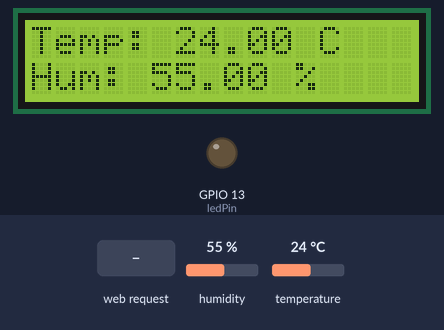
The sketch below on a simulated ESP32. On the bench: 16×2 character LCD, output pins drawn as LEDs (lit = HIGH). The inputs (shaded band) are chosen by the test bench; at power-on: temperature 24 °C, humidity 55 %. WiFi joins after 1.5 s; servers stay silent unless stated; what the sketch prints to the serial monitor is not drawn.

Above: at 2.7 s.
2.8 s: temperature set to 0 °C
At 4.9 s:
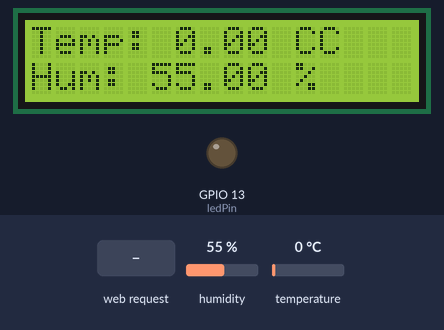
5.5 s: humidity set to 59 %
At 7.0 s:
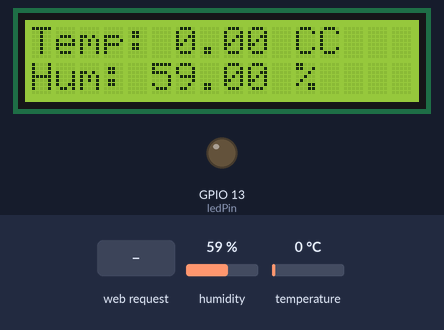
8.2 s: humidity set to 62 %
At 11.0 s:
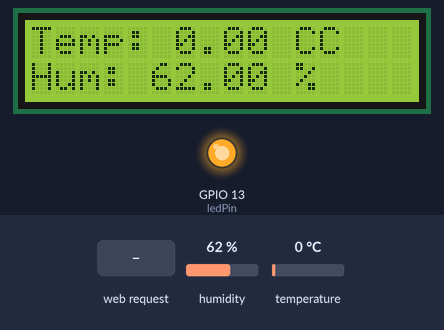
11.3 s: temperature set to 12 °C
At 13.1 s:
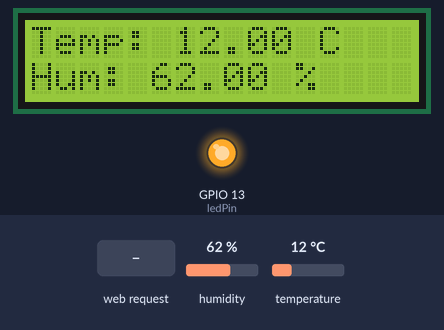
14.0 s: HTTP request GET /set?temp=120&hum=120 received
At 17.1 s:
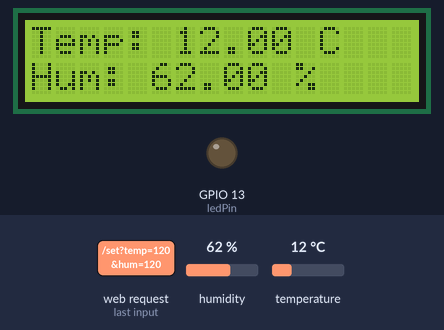
17.4 s: HTTP request GET /set?temp=1&hum=1 received
At 19.3 s:
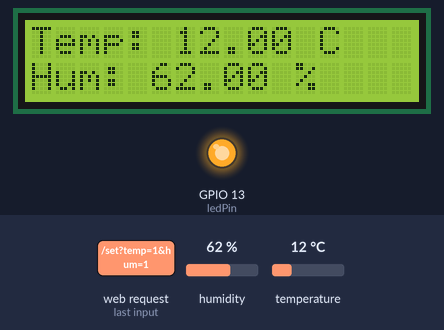
Timing chart, 0 to 20.8 s (numbered marks = the images above; inputs shaded):
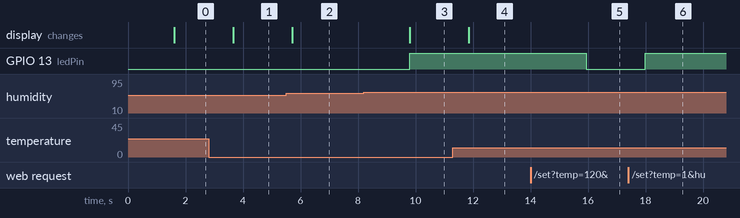

The sketch:

Smart_Home_Project.ino
```cpp
// For the WiFi connection
#include <WiFi.h>
// The webserver
#include <WebServer.h>
// Librarys for DHT11 sensor
#include <DHT.h>
#include <DHT_U.h>
#include <DHT118266.h>
#include <Adafruit_Sensor.h>
// LCD 1602 Display Module...
#include <LiquidCrystal_I2C32.h>
// ...including I2C
#include <Wire.h>

/* DHT sensor settings */
#define DHTPIN 23 // Pin
#define DHTTYPE DHT11 // Type
DHT dht(DHTPIN, DHTTYPE);

/* LCD settings*/
// Address 0x27 for a 16x2 LCD
#define LCD_ADDRESS 0x27  // I2C-Adresse für LCD (kann variieren)
#define LCD_COLUMNS 16
#define LCD_ROWS 2
LiquidCrystal_I2C32 lcd(LCD_ADDRESS, LCD_COLUMNS, LCD_ROWS);

// LED pin
const int ledPin = 13;

/* WiFi settings */
const char* ssid = "YourWiFiName"; // WiFi name
const char* password = "YourWiFiPassword"; //WiFi password

// Initialize the server
WebServer server(80); // Listening on standard port

// Threshold values for alarm
float tempThreshold = 25.0f;
float humThreshold = 60.0f;

void setup() {
  // Initialize I2C and set SDA and SCL pins
  Wire.begin(21, 22);

  // Starts the serial communication between the device and the computer
  // 115200 bits per second
  Serial.begin(115200);

  // Starts the DHT sensor
  dht.begin();

  // Connecting the ESP32 with the WiFi
  Serial.print("Connecting to ");
  Serial.println(ssid);
  WiFi.begin(ssid, password);

  // Signals the waiting process for the WiFi connection
  int attempts = 0;
  while (WiFi.status() != WL_CONNECTED && attempts < 20) {
    delay(500);
    Serial.print(".");
    ++attempts;
  }

  if (WiFi.status() == WL_CONNECTED) {
    Serial.println("");
    Serial.println("WiFi connected!");
    Serial.print("IP address: ");
    Serial.println(WiFi.localIP());
  } else {
    Serial.println("");
    Serial.println("WiFi connection failed.");
  }

  // Defies a route for the webs server. Entering the ip
  // of the ESP32 calls the function handleRoot
  server.on("/", handleRoot);
  server.on("/set", handleSet);
  // Starts the web server
  server.begin();
  Serial.println("Server is running.");

  // Initializing LCD
  lcd.begin(LCD_COLUMNS, LCD_ROWS);
  // Setting backlight
  lcd.backlight();

  // LED output
  pinMode(ledPin, OUTPUT);

}

void loop() {
  // Checking for new HTTP requests
  server.handleClient();

  // Updating LCD
  float temperature = dht.readTemperature();
  float humidity = dht.readHumidity();

  // Error handling
  // Fehlerbehandlung
  if (isnan(temperature) || isnan(humidity)) {
    Serial.println("Error reading DHT11 sensors!");
    return;
  }

  lcd.setCursor(0, 0);
  lcd.print("Temp: ");
  lcd.print(temperature);
  lcd.print(" C");

  lcd.setCursor(0, 1);
  lcd.print("Hum: ");
  lcd.print(humidity);
  lcd.print(" %");

  // LCD control based on threshold
  if (temperature > tempThreshold || humidity > humThreshold) {
    digitalWrite(ledPin, HIGH); // LED on
  } else {
    digitalWrite(ledPin, LOW);  // LED off
  }

  delay(2000);
}

// Web server
void handleRoot() {
  // Reading the temperature and humidity values
  float temperature = dht.readTemperature();
  float humidity = dht.readHumidity();

  // Creating an HTML page to display actual sensor values
  String html = "<html><head><title>Smart Home Control</title></head><body>";
  html += "<h1>Monitoring</h1>";
  html += "<p>Temperature: " + String(temperature) + " °C</p>";
  html += "<p>Humidity: " + String(humidity) + " %</p>";

 if (temperature > tempThreshold && humidity > humThreshold) {
    html += "<p style='color:red;'>Warning: Exceeded both threshold values!</p>";
} else {
    if (temperature > tempThreshold) {
        html += "<p style='color:red;'>Warning: Exceeded threshold for temperature!</p>";
    }
    if (humidity > humThreshold) {
        html += "<p style='color:red;'>Warning: Exceeded threshold for humidity!</p>";
    }
    if (temperature <= tempThreshold && humidity <= humThreshold) {
        html += "<p>Status: Normal</p>";
    }
}


  // Creates an HTML form where users can input new threshold values for temperature and humidity
  // The form sends a POST request to the /set URL when submitted, with the updated threshold values.
  html += "<form method='POST' action='set'>";
  html += "Threshold temperature: <input type='text' name='temp' value='" + String(tempThreshold) + "'><br>";
  html += "Threshold humidity: <input type='text' name='hum' value='" + String(humThreshold) + "'><br>";
  html += "<input type='submit' value='set'>";
  html += "</form>";

  html += "</body></html>";

  // Completes the HTML structure and sends it as a response with
  // a 200 status code (OK) and a response body which contains
  // HTML to the client requesting the page.
  server.send(200, "text/html", html);
}

// Changes the formula with regard to the new threshold values
void handleSet() {
  if(server.hasArg("temp") && server.hasArg("hum")) {
    // Both values (temp/hum) are called from the request
    // and saved.
    tempThreshold = server.arg("temp").toFloat();
    humThreshold = server.arg("hum").toFloat();
  }

  // Sends a HTTP header to the browser. After processing
  // the request the page is diverted to a new URL ("/").
  server.sendHeader("Location", "/");
  // HTTP request sends a status code which indicates a
  // diversion to another URL.
  server.send(303);
}
```

Measured:
- the behaviour switches between 60 and 61 % on humidity (found by bisection; images 2 and 3)
- after the input at 2.8 s, the display: changes after 0.86 s (image 1)
- after the input at 5.5 s, the display: changes after 0.21 s (image 2)
- after the input at 8.2 s, GPIO 13 (ledPin): LOW → HIGH after 1.6 s; the display: changes after 1.6 s (image 3)
- after the input at 11.3 s, the display: changes after 0.55 s (image 4)
- after the input at 14.0 s, GPIO 13 (ledPin): HIGH → LOW after 1.9 s
- after the input at 17.4 s, GPIO 13 (ledPin): LOW → HIGH after 0.59 s
